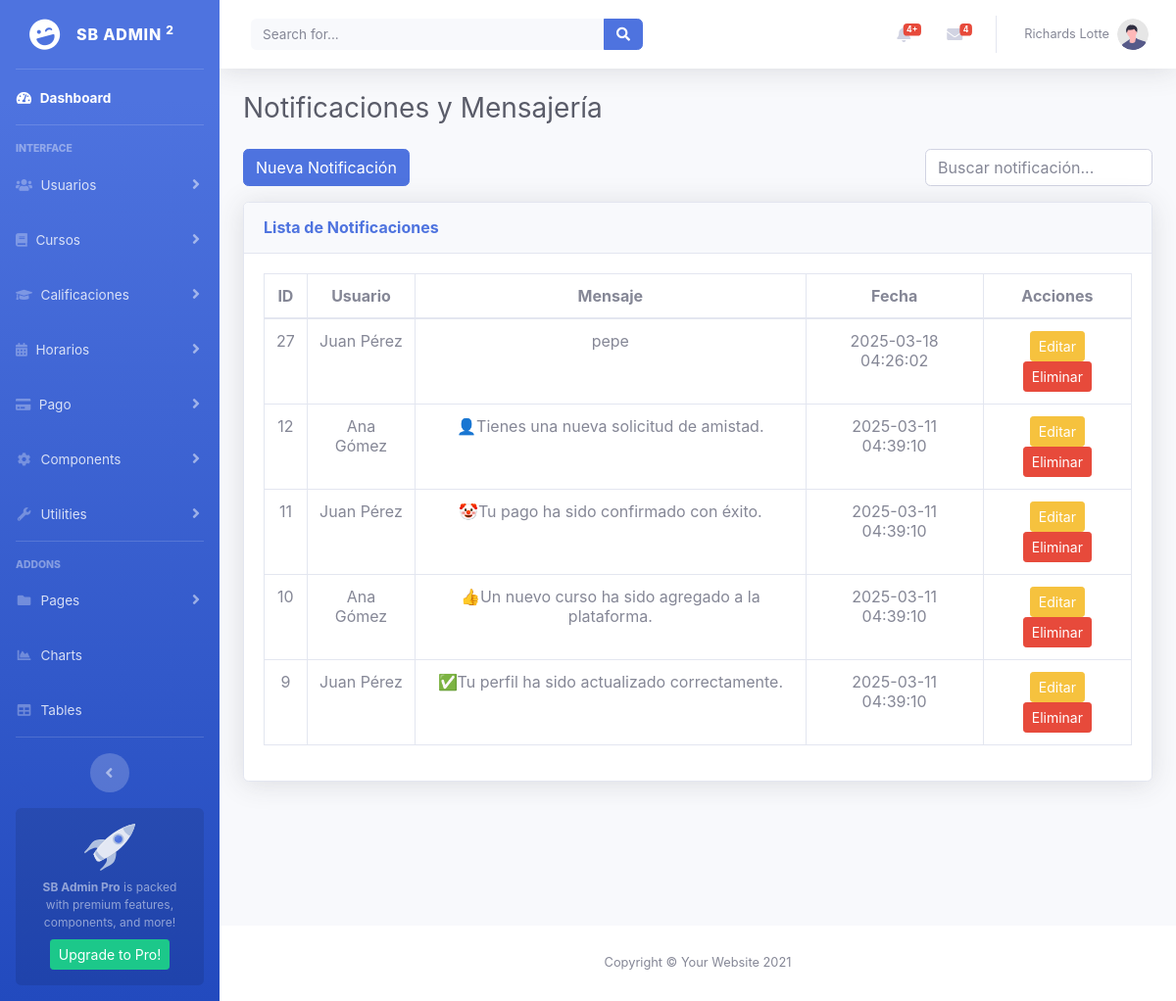
The page /notificaciones.php on the database as committed earlier.
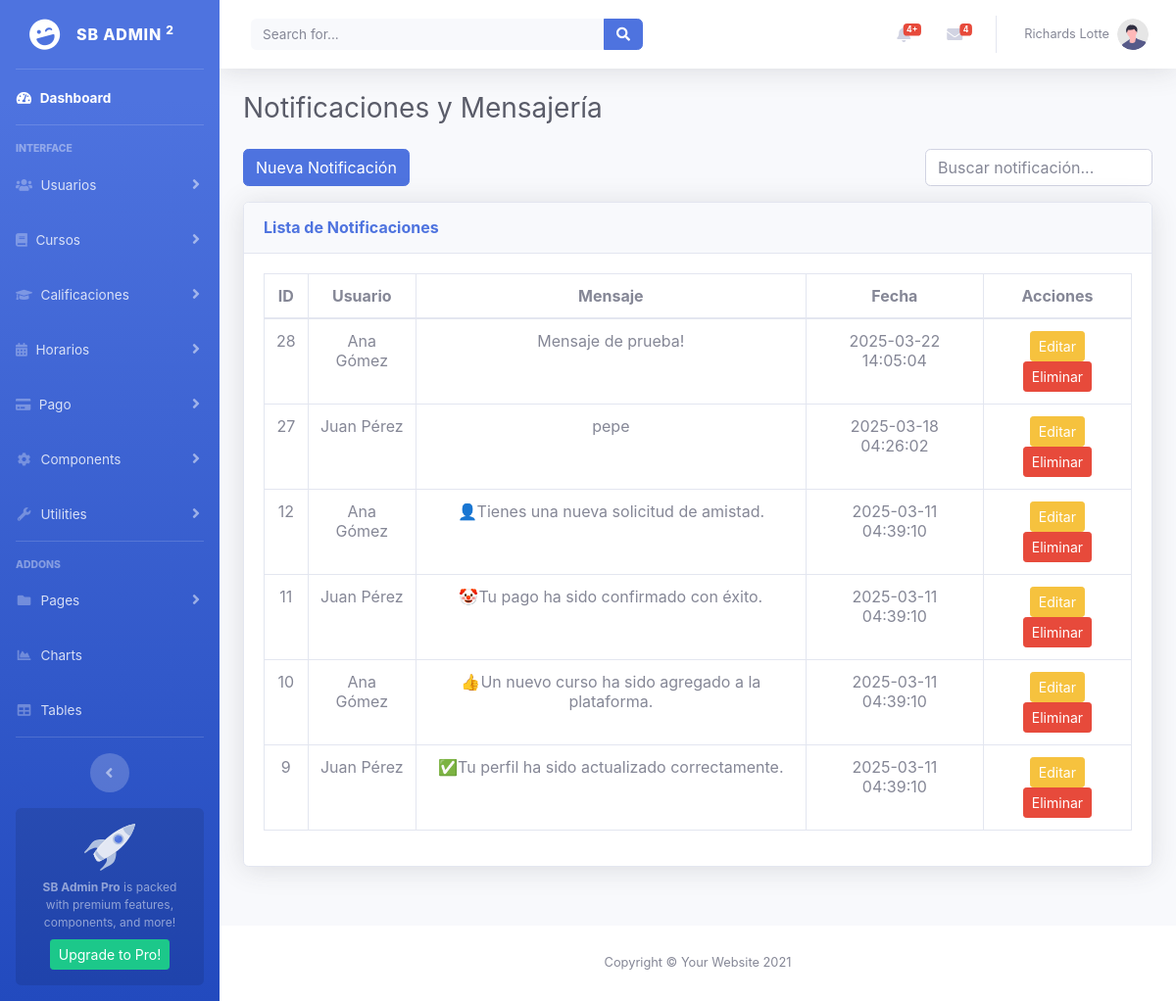
The same page on the database as committed later.
### tables this page shows
CREATE TABLE `notificaciones` (
  `id` int(11) NOT NULL,
  `usuario_id` int(11) NOT NULL,
  `mensaje` text DEFAULT NULL,
  `estado` enum('leído','no leído') DEFAULT 'no leído',
  `fecha_envio` timestamp NOT NULL DEFAULT current_timestamp()
);

CREATE TABLE `usuarios` (
  `id` int(11) NOT NULL,
  `nombre` varchar(255) NOT NULL,
  `email` varchar(255) NOT NULL,
  `password` varchar(255) NOT NULL,
  `rol` enum('admin','profesor','estudiante') DEFAULT 'estudiante',
  `fecha_registro` timestamp NOT NULL DEFAULT current_timestamp()
);

### php/notificaciones_crud.php (called while the page is built, shortened)
<?php
require_once "config.php";
function obtenerNotificaciones() {
    global $pdo;
    $query = "SELECT n.id, u.nombre AS usuario, n.mensaje, n.fecha_envio
              FROM notificaciones n
              INNER JOIN usuarios u ON n.usuario_id = u.id
              ORDER BY n.fecha_envio DESC, n.id DESC";
    $stmt = $pdo->query($query);
    return $stmt->fetchAll(PDO::FETCH_ASSOC);
}
?>

### notificaciones.php (the view, shortened to what this page needs)
<?php
require_once "vistas/parte_superior.php";
require_once "php/notificaciones_crud.php";
$notificaciones = obtenerNotificaciones();
?>
<!DOCTYPE html>
<html lang="es">
<head>
    <link href="vendor/fontawesome-free/css/all.min.css" rel="stylesheet" type="text/css">
    <link href="css/sb-admin-2.min.css" rel="stylesheet">
</head>
<div class="container-fluid">
    <h1 class="h3 mb-4 text-gray-800">Notificaciones y Mensajería</h1>
    <div class="d-flex justify-content-between align-items-center mb-3">
        <div>
            <button id="btnCrear" class="btn btn-primary">Nueva Notificación</button>
        </div>
        <input type="text" id="busqueda" class="form-control w-25" placeholder="Buscar notificación...">
    </div>
    <div class="card shadow mb-4">
        <div class="card-header py-3">
            <h6 class="m-0 font-weight-bold text-primary">Lista de Notificaciones</h6>
        </div>
        <div class="card-body">
            <table class="table table-bordered text-center">
                <thead>
                    <tr>
                        <th>ID</th>
                        <th>Usuario</th>
                        <th>Mensaje</th>
                        <th>Fecha</th>
                        <th>Acciones</th>
                    </tr>
                </thead>
                <tbody id="notificacionesTable">
                    <?php foreach ($notificaciones as $notificacion): ?>
                        <tr class="notificacion-item" id="fila_<?php echo $notificacion['id']; ?>">
                            <td><?php echo $notificacion['id']; ?></td>
                            <td><?php echo $notificacion['usuario']; ?></td>
                            <td><?php echo $notificacion['mensaje']; ?></td>
                            <td><?php echo $notificacion['fecha_envio']; ?></td>
                            <td class="text-center">
                                <button class="btn btn-warning btn-sm editar-btn" data-id="<?php echo $notificacion['id']; ?>" data-mensaje="<?php echo htmlspecialchars($notificacion['mensaje'], ENT_QUOTES, 'UTF-8'); ?>">Editar</button>
                                <button class="btn btn-danger btn-sm eliminar-btn" data-id="<?php echo $notificacion['id']; ?>">Eliminar</button>
                            </td>
                        </tr>
                    <?php endforeach; ?>
                </tbody>
            </table>
        </div>
    </div>
</div>
<?php require_once "vistas/parte_inferior.php"; ?>

### vistas/parte_superior.php (shortened to what this page needs)
<body id="page-top">
    <div id="wrapper">
        <ul class="navbar-nav bg-gradient-primary sidebar sidebar-dark accordion" id="accordionSidebar">
            <a class="sidebar-brand d-flex align-items-center justify-content-center" href="index.php">
                <div class="sidebar-brand-icon rotate-n-15">
                    <i class="fas fa-laugh-wink"></i>
                </div>
                <div class="sidebar-brand-text mx-3">SB Admin <sup>2</sup></div>
            </a>
            <hr class="sidebar-divider my-0">
            <li class="nav-item active">
                <a class="nav-link" href="index.php">
                    <i class="fas fa-fw fa-tachometer-alt"></i>
                    <span>Dashboard</span></a>
            </li>
            <hr class="sidebar-divider">
            <div class="sidebar-heading">
                Interface
            </div>
            <li class="nav-item">
                <a class="nav-link collapsed" href="#" data-toggle="collapse" data-target="#collapseUsuarios">
                    <i class="fas fa-users"></i>
                    <span>Usuarios</span>
                </a>
            </li>
            <li class="nav-item">
                <a class="nav-link collapsed" href="#" data-toggle="collapse" data-target="#collapseCursos">
                    <i class="fas fa-book"></i>
                    <span>Cursos</span>
                </a>
            </li>
            <li class="nav-item">
                <a class="nav-link collapsed" href="#" data-toggle="collapse" data-target="#collapseCalificaciones">
                    <i class="fas fa-graduation-cap"></i>
                    <span>Calificaciones</span>
                </a>
            </li>
            <li class="nav-item">
                <a class="nav-link collapsed" href="#" data-toggle="collapse" data-target="#collapseHorarios">
                    <i class="fas fa-calendar-alt"></i>
                    <span>Horarios</span>
                </a>
            </li>
            <li class="nav-item">
                <a class="nav-link collapsed" href="#" data-toggle="collapse" data-target="#collapsePago">
                    <i class="fas fa-credit-card"></i>
                    <span>Pago</span>
                </a>
            </li>
            <li class="nav-item">
                <a class="nav-link collapsed" href="#" data-toggle="collapse" data-target="#collapseTwo"
                    aria-expanded="true" aria-controls="collapseTwo">
                    <i class="fas fa-fw fa-cog"></i>
                    <span>Components</span>
                </a>
            </li>
            <li class="nav-item">
                <a class="nav-link collapsed" href="#" data-toggle="collapse" data-target="#collapseUtilities"
                    aria-expanded="true" aria-controls="collapseUtilities">
                    <i class="fas fa-fw fa-wrench"></i>
                    <span>Utilities</span>
                </a>
            </li>
            <hr class="sidebar-divider">
            <div class="sidebar-heading">
                Addons
            </div>
            <li class="nav-item">
                <a class="nav-link collapsed" href="#" data-toggle="collapse" data-target="#collapsePages"
                    aria-expanded="true" aria-controls="collapsePages">
                    <i class="fas fa-fw fa-folder"></i>
                    <span>Pages</span>
                </a>
            </li>
            <li class="nav-item">
                <a class="nav-link" href="charts.html">
                    <i class="fas fa-fw fa-chart-area"></i>
                    <span>Charts</span></a>
            </li>
            <li class="nav-item">
                <a class="nav-link" href="tables.html">
                    <i class="fas fa-fw fa-table"></i>
                    <span>Tables</span></a>
            </li>
            <hr class="sidebar-divider d-none d-md-block">
            <div class="text-center d-none d-md-inline">
                <button class="rounded-circle border-0" id="sidebarToggle"></button>
            </div>
            <div class="sidebar-card d-none d-lg-flex">
                <img class="sidebar-card-illustration mb-2" src="img/undraw_rocket.svg" alt="...">
                <p class="text-center mb-2"><strong>SB Admin Pro</strong> is packed with premium features, components, and more!</p>
                <a class="btn btn-success btn-sm" href="https://startbootstrap.com/theme/sb-admin-pro">Upgrade to Pro!</a>
            </div>
        </ul>
        <div id="content-wrapper" class="d-flex flex-column">
            <div id="content">
                <nav class="navbar navbar-expand navbar-light bg-white topbar mb-4 static-top shadow">
                    <form
                        class="d-none d-sm-inline-block form-inline mr-auto ml-md-3 my-2 my-md-0 mw-100 navbar-search">
                        <div class="input-group">
                            <input type="text" class="form-control bg-light border-0 small" placeholder="Search for..."
                                aria-label="Search" aria-describedby="basic-addon2">
                            <div class="input-group-append">
                                <button class="btn btn-primary" type="button">
                                    <i class="fas fa-search fa-sm"></i>
                                </button>
                            </div>
                        </div>
                    </form>
                    <ul class="navbar-nav ml-auto">
                        <li class="nav-item dropdown no-arrow mx-1">
                            <a class="nav-link dropdown-toggle" href="#" id="alertsDropdown" role="button"
                                data-toggle="dropdown" aria-haspopup="true" aria-expanded="false">
                                <span class="badge badge-danger badge-counter">4+</span>
                            </a>
                        </li>
                        <li class="nav-item dropdown no-arrow mx-1">
                            <a class="nav-link dropdown-toggle" href="#" id="messagesDropdown" role="button"
                                data-toggle="dropdown" aria-haspopup="true" aria-expanded="false">
                                <i class="fas fa-envelope fa-fw"></i>
                                <span class="badge badge-danger badge-counter">4</span>
                            </a>
                        </li>
                        <li class="nav-item dropdown no-arrow">
                            <a class="nav-link dropdown-toggle" href="#" id="userDropdown" role="button"
                                data-toggle="dropdown" aria-haspopup="true" aria-expanded="false">
                                <span class="mr-2 d-none d-lg-inline text-gray-600 small">Richards Lotte</span>
                                <img class="img-profile rounded-circle"
                                    src="img/undraw_profile.svg">
                            </a>
                        </li>
                    </ul>
                </nav>

### vistas/parte_inferior.php (shortened to what this page needs)
</div>
            <footer class="sticky-footer bg-white">
                <div class="container my-auto">
                    <div class="copyright text-center my-auto">
                        <span>Copyright &copy; Your Website 2021</span>
                    </div>
                </div>
            </footer>
        </div>
    </div>
</body>
</html>

Rows that differ between the two databases and show on the page:
added notificaciones: id "28", usuario.nombre "Ana Gómez", mensaje "Mensaje de prueba!", fecha_envio "2025-03-22 14:05:04"
